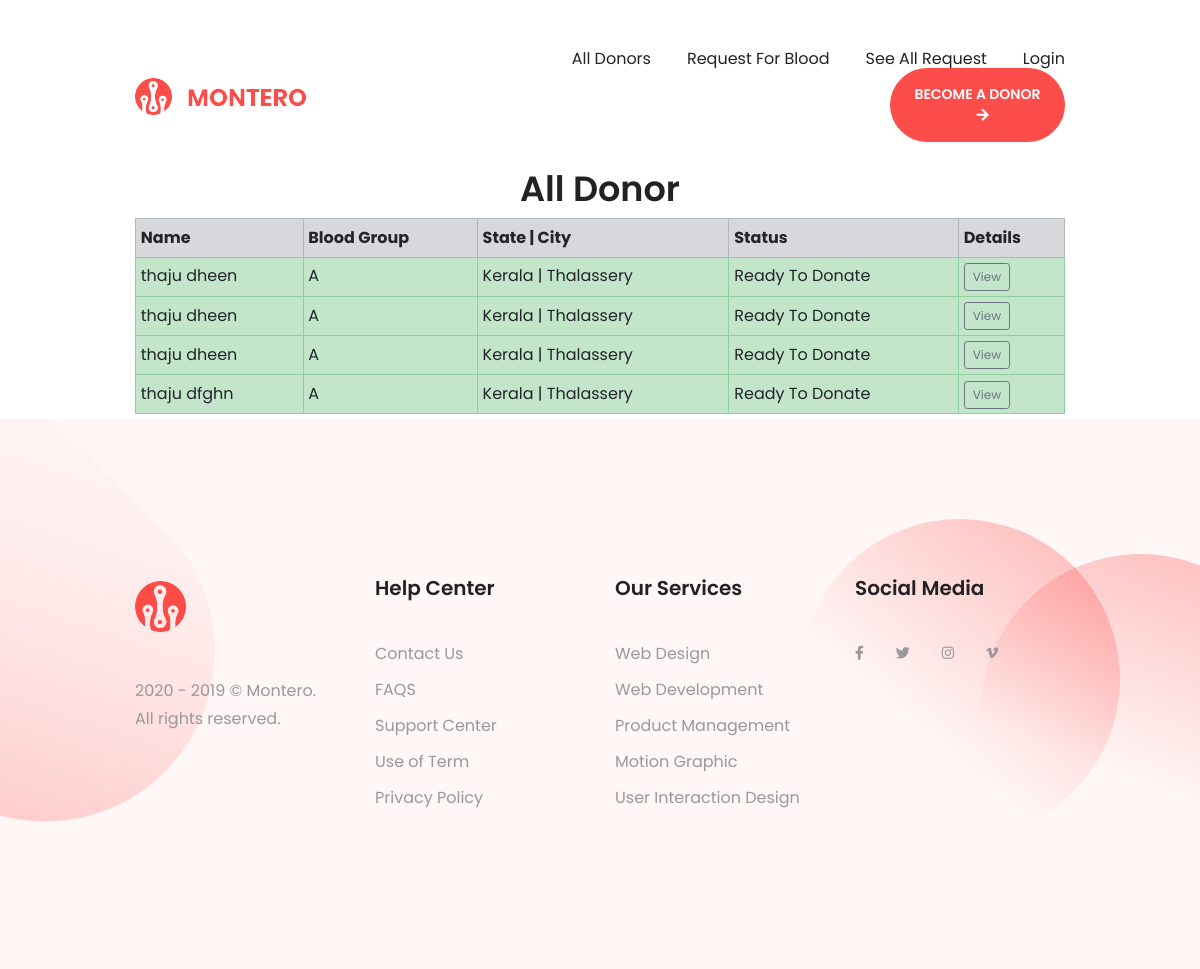
Screenshot of /donors_dedend/1/ with the database file from the repository.
### home/models.py (models this page shows, shortened)
class Donor(models.Model):
    donor = models.OneToOneField(User, on_delete=models.CASCADE, blank=True, null=True)
    date_of_birth = models.CharField(max_length=100)
    phone = models.CharField(max_length=10)
    state = models.ForeignKey(State, on_delete=models.SET_NULL, null=True)
    district = models.ForeignKey(District, on_delete=models.SET_NULL, null=True)
    city = models.ForeignKey(City, on_delete=models.SET_NULL, null=True)
    address = models.TextField(max_length=500, default="")
    blood_group = models.ForeignKey(BloodGroup, on_delete=models.CASCADE)
    gender = models.CharField(max_length=10)
    image = models.ImageField(upload_to="")
    ready_to_donate = models.BooleanField(default=True)

class BloodGroup(models.Model):
    name = models.CharField(max_length=5)
    image = models.ImageField(upload_to="")
    def __str__(self):
        return self.name

class State(models.Model):
    name = models.CharField(max_length=30)
    stateimage = models.ImageField(upload_to="")
    def __str__(self):
        return self.name

class City(models.Model):
    name = models.CharField(max_length=10)
    district = models.ForeignKey(District, on_delete=models.CASCADE)
    vnuimage = models.ImageField(upload_to="")
    def __str__(self):
        return self.name

### home/views.py (the view)
# urls.py: path("donors_dedend/<int:myid>/", views.donors_dedend, name="donors_dedend"),
def donors_dedend(request, myid):
    city = City.objects.filter(id=myid).first()
    donor = Donor.objects.filter(city=city)
    return render(request, "donersfinellist.html", {'donor':donor})

### templates/donersfinellist.html (shortened to what this page needs)
{% extends 'base.html' %}
{% load static %}
{%block content%}
<br>
<br>
<br>
<br>
<br>
<br>
<div class="container">
{% if donor %}
<h3 class="text-center">All Donor</h3>
<table class="table table-sm table-bordered">
  <tr class="table-secondary">
    <th>Name</th>
    <th>Blood Group</th>
    <th>State | City</th>
    <th>Status</th>
    <th>Details</th>
  </tr>
  {% for i in donor %}
    {% if i.ready_to_donate %}
      <tr class="table-success">
        <td>{{i.donor.get_full_name}}</td>
        <td>{{i.blood_group}}</td>
        <td>{{i.state}} | {{i.city}}</td>
        <td>Ready To Donate</td>
        <td><a href="/donors_details/{{i.id}}/" class="btn btn-sm btn-outline-secondary">View</a></td>
      </tr>
    {% endif %}
  {% endfor %}
</table>
{% else %}
<h2>No Donor Available</h2>
{% endif %}
</div>
{% endblock %}

### static/style.css (style rules this page uses)
body { -ms-overflow-style: scrollbar; min-width: 320px; }
@media (min-width: 576px) { body { font-size: 16px; } }
@media (min-width: 768px) { body { line-height: 28px; } }
@media (min-width: 576px) { h3, .h3 { font-size: 28px; } }
@media (min-width: 992px) { h3, .h3 { font-size: 35px; } }

### rows the page displays
Donor: donor.get_full_name "thaju dheen", blood_group "A", state "Kerala", city "Thalassery"
Donor: donor.get_full_name "thaju dheen", blood_group "A", state "Kerala", city "Thalassery"
Donor: donor.get_full_name "thaju dheen", blood_group "A", state "Kerala", city "Thalassery"
Donor: donor.get_full_name "thaju dfghn", blood_group "A", state "Kerala", city "Thalassery"
